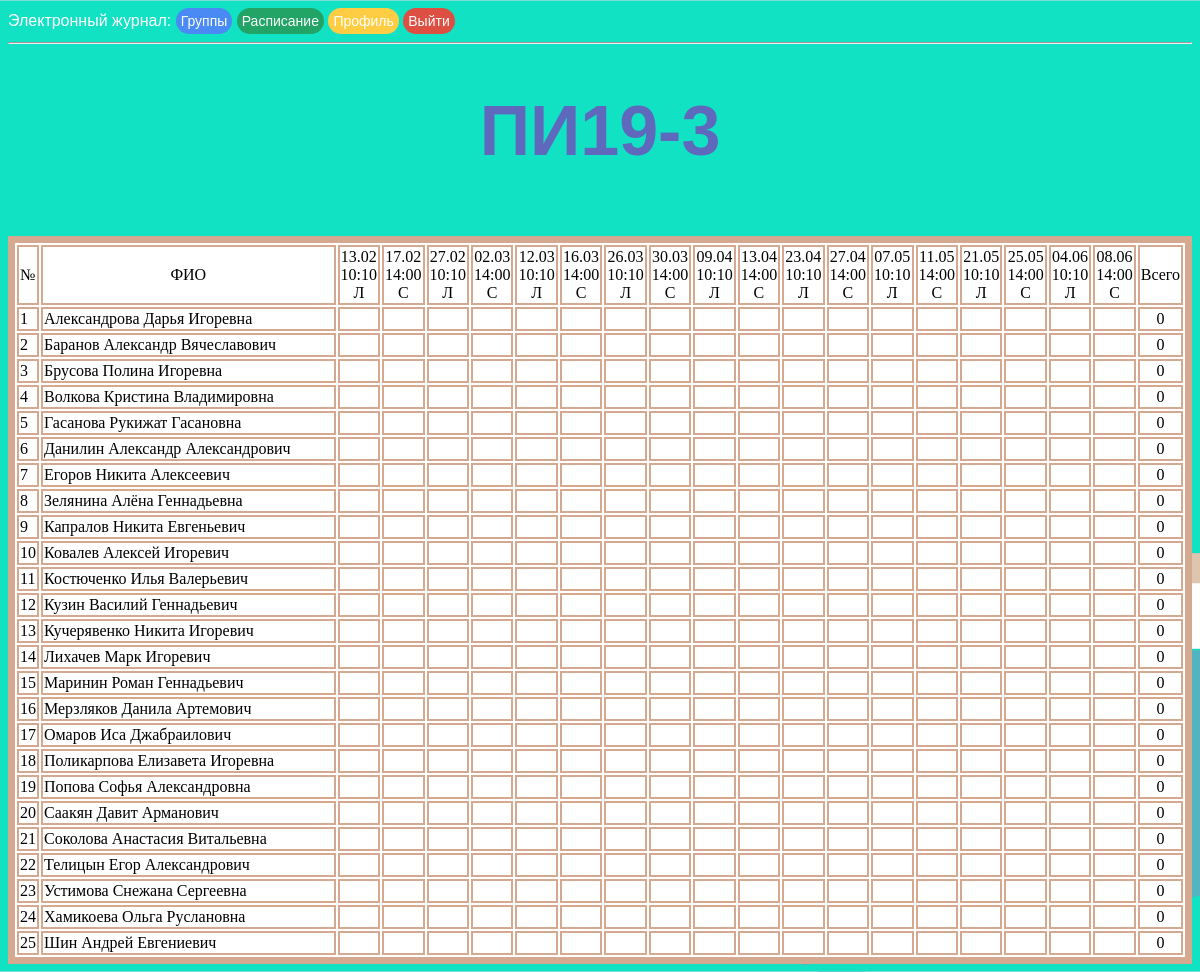
The app's page /grades/ПИ19-3 (signed in) with its own data.
### app/models.py (models this page shows, shortened)
class Schedule(db.Model):
    id = db.Column(db.Integer, primary_key=True)
    date = db.Column(db.DateTime, index=True)
    prepod_id = db.Column(db.Integer, index=True)
    zan_type = db.Column(db.String(12), index=True)
    groups = db.Column(db.String(10), index=True)
    dz = db.Column(db.String(140))
    grades = db.relationship('Grades', backref='schedule', lazy='dynamic')

class User(UserMixin, db.Model):
    id = db.Column(db.Integer, primary_key=True)
    priority = db.Column(db.String(64))
    surname = db.Column(db.String(64), index=True)
    name = db.Column(db.String(64), index=True)
    patronymic = db.Column(db.String(64), index=True)
    email = db.Column(db.String(120), index=True, unique=True)
    phone = db.Column(db.Integer, index=True, unique=True)
    groups = db.Column(db.String(60), index=True)
    password_hash = db.Column(db.String(128))
    about_me = db.Column(db.String(140))
    last_seen = db.Column(db.DateTime, default=datetime.today)
    @login.user_loader
    def load_user(id):
        return User.query.get(int(id))

### app/routes.py (the view)
@app.route('/grades/<group>', methods=['GET', 'POST'])
@login_required
def grades(group):
    if current_user.priority == 'Преподаватель':
        students_of_group = User.query.filter_by(groups=group).all()
        dz_now = None
        now = datetime.combine(datetime.now().date(), time(0, 0))
        dz = list(filter(lambda x: group in x.groups, Schedule.query.filter_by(prepod_id=current_user.id).filter(
            and_(now <= Schedule.date, Schedule.date < (now + timedelta(weeks=2)))).all()))
        if dz:
            dz_now = dz[0].dz
        zan = sorted(filter(lambda x: group in x.groups, Schedule.query.filter_by(prepod_id=current_user.id).all()),
                     key=lambda x: x.date)
        d = dict(zip(map(lambda x: x.id, students_of_group),
                     (dict(zip(map(lambda x: x.date.date(), zan),
                               map(lambda x: {}, zan))) for _ in range(len(students_of_group)))))
        for i in students_of_group:
            for j in zan:
                d[i.id][j.date.date()][j.date.time()] = [j.id, None]
        for i in d:
            print(i, d[i])
        for i in zan:
            gr = i.grades.all()
            for j in gr:
                if j.user_id in d:
                    d[j.user_id][j.date][i.date.time()][1] = j.grade
        return render_template('grades.html', title='Список студентов', group=group, students=students_of_group,
                               zan=zan, grades=d, dz_now=dz_now)
    else:
        return redirect(url_for('journal'))

### app/routes.py (called while the page is built)
@app.before_request
def before_request():
    if current_user.is_authenticated:
        current_user.last_seen = datetime.today()
        db.session.commit()

### app/templates/grades.html (shortened to what this page needs)
<!DOCTYPE html>
<html>
{% extends "base.html" %}
{% block content %}
<head>
</head>
<body>
<h1 id="cur_group">{{group}}</h1>
<br>
<div class="schedule">
    <table style="background:white; width:100%">
        <tr>
            <td>№</td>
            <td style="text-align: center;">ФИО</td>
            {% for i in zan%}
                <td style="text-align:center;" id="{{i.id}}" class="zan">
                    {% if i.date.day < 10 %}0{%endif%}{{i.date.day}}.{% if i.date.month < 10 %}0{%endif%}{{i.date.month}}
                    {{i.date.time().strftime('%H:%M')}}
                    {{ i.zan_type[0] }}
                </td>
            {%endfor%}
            <td>Всего</td>
        </tr>
        {% for i in grades%}
        {% set summa = [0] %}
        <tr id="{{loop.index}}">
            {%set ix = loop.index-1 %}
            <td>{{ix+1}}</td>
            <td id="fio{{ix+1}}" style="width: 50%;">{{students[ix].surname}} {{students[ix].name}} {{students[ix].patronymic}}</td>
            {% for k in grades[i]%}
                {%set jx = loop.index - 1%}
                {% for t in grades[i][k] %}
                    <td style="text-align:center;" width="35px" id="{{ix+1}}d{{jx+1}}t{{loop.index}}" data-zan_id="{{grades[i][k][t][0]}}" data-student="{{students[ix].id}}" data-date="{{k}}" class="stud">
                        {% set gr = grades[i][k][t][1] %}
                    </td>
                {% endfor %}
            {%endfor%}
            <td style="text-align:center;" id="summa{{ix+1}}">{{summa.pop()}}</td>
        </tr>
        {%endfor%}
    </table>
</div>
</body>
</html>
{% endblock %}

### app/static/css/style.css (style rules this page uses)
body { background-color: azure }
h1 { color: #5e68bd; text-align: center; font-size: 70px; font-family: arial; }
td, table, tr, .schedule { border: 2px solid #d4a990; color:black; font-family: calibri; background:white; }
.schedule { margin-top: 5%; border: 5px solid #d4a990; margin: 0 auto; }
body { background: url("/static/images/background-min.png"); color:#fff ; background-attachment: scroll; background-repeat: repeat-x; background-size:cover; }

### records on screen
Schedule: date.day "13", shows "0", date.month "2", date.time "10:10", zan_type "Л"
Schedule: date.day "17", shows "0", date.month "2", date.time "14:00", zan_type "С"
Schedule: date.day "27", shows "0", date.month "2", date.time "10:10", zan_type "Л"
Schedule: shows "0", date.day "2", date.month "3", date.time "14:00", zan_type "С"
Schedule: date.day "12", shows "0", date.month "3", date.time "10:10", zan_type "Л"
Schedule: date.day "16", shows "0", date.month "3", date.time "14:00", zan_type "С"
Schedule: date.day "26", shows "0", date.month "3", date.time "10:10", zan_type "Л"
Schedule: date.day "30", date.month "3", date.time "14:00", zan_type "С"
Schedule: shows "0", date.day "9", date.month "4", date.time "10:10", zan_type "Л"
Schedule: date.day "13", shows "0", date.month "4", date.time "14:00", zan_type "С"
Schedule: date.day "23", shows "0", date.month "4", date.time "10:10", zan_type "Л"
Schedule: date.day "27", shows "0", date.month "4", date.time "14:00", zan_type "С"
Schedule: shows "0", date.day "7", date.month "5", date.time "10:10", zan_type "Л"
Schedule: date.day "11", shows "0", date.month "5", date.time "14:00", zan_type "С"
Schedule: date.day "21", shows "0", date.month "5", date.time "10:10", zan_type "Л"
Schedule: date.day "25", shows "0", date.month "5", date.time "14:00", zan_type "С"
Schedule: shows "0", date.day "4", date.month "6", date.time "10:10", zan_type "Л"
Schedule: shows "0", date.day "8", date.month "6", date.time "14:00", zan_type "С"
User: surname "Александрова", name "Дарья", patronymic "Игоревна"
User: surname "Баранов", name "Александр", patronymic "Вячеславович"
User: surname "Брусова", name "Полина", patronymic "Игоревна"
User: surname "Волкова", name "Кристина", patronymic "Владимировна"
User: surname "Гасанова", name "Рукижат", patronymic "Гасановна"
User: surname "Данилин", name "Александр", patronymic "Александрович"
User: surname "Егоров", name "Никита", patronymic "Алексеевич"
User: surname "Зелянина", name "Алёна", patronymic "Геннадьевна"
User: surname "Капралов", name "Никита", patronymic "Евгеньевич"
User: surname "Ковалев", name "Алексей", patronymic "Игоревич"
User: surname "Костюченко", name "Илья", patronymic "Валерьевич"
User: surname "Кузин", name "Василий", patronymic "Геннадьевич"
User: surname "Кучерявенко", name "Никита", patronymic "Игоревич"
User: surname "Лихачев", name "Марк", patronymic "Игоревич"
User: surname "Маринин", name "Роман", patronymic "Геннадьевич"
User: surname "Мерзляков", name "Данила", patronymic "Артемович"
User: surname "Омаров", name "Иса", patronymic "Джабраилович"
User: surname "Поликарпова", name "Елизавета", patronymic "Игоревна"
User: surname "Попова", name "Софья", patronymic "Александровна"
User: surname "Саакян", name "Давит", patronymic "Арманович"
User: surname "Соколова", name "Анастасия", patronymic "Витальевна"
User: surname "Телицын", name "Егор", patronymic "Александрович"
User: surname "Устимова", name "Снежана", patronymic "Сергеевна"
User: surname "Хамикоева", name "Ольга", patronymic "Руслановна"
User: surname "Шин", name "Андрей", patronymic "Евгениевич"

### other values on screen
{{ group }} "ПИ19-3"
{{ ix+1 }} "1" "2" "3" "4" "5" "6" "7" "8" "9" "10" "11" "12" "13" "14" "15" "16" "17" "18" "19" "20" "21" "22" "23" "24" "25"
{{ summa.pop() }} "0" "0" "0" "0" "0" "0" "0" "0" "0" "0" "0" "0" "0" "0" "0" "0" "0" "0" "0" "0" "0" "0" "0" "0" "0"
